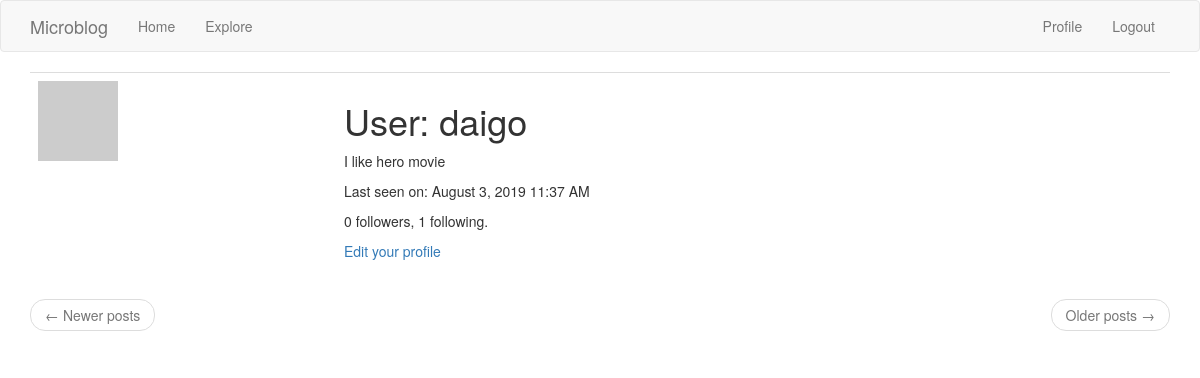
The app's page /user/daigo (signed in), older data.
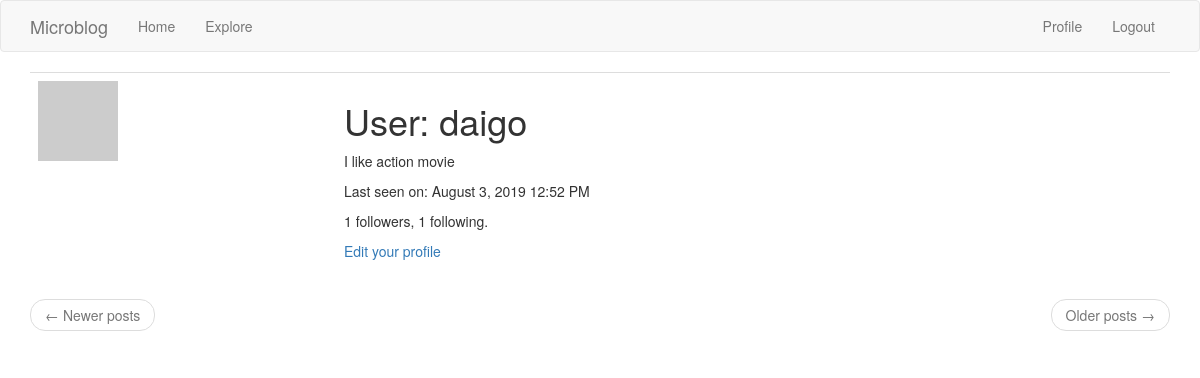
The same page, newer data.
### app/models.py (models this page shows, shortened)
class User(UserMixin, db.Model):
    id = db.Column(db.Integer, primary_key=True)
    username = db.Column(db.String(64), index=True, unique=True)
    email = db.Column(db.String(64), index=True, unique=True)
    password_hash = db.Column(db.String(128))
    posts = db.relationship('Post', backref='author', lazy='dynamic')
    about_me = db.Column(db.String(140))
    last_seen = db.Column(db.DateTime, default=datetime.utcnow)
    followed = db.relationship(
        'User', secondary=followers,
        primaryjoin=(followers.c.follower_id == id),
        secondaryjoin=(followers.c.followed_id == id),
        backref=db.backref('followers', lazy='dynamic'),
        lazy='dynamic')
    def avatar(self, size):
        digest = md5(self.email.lower().encode('utf-8')).hexdigest()
        return 'https://www.gravatar.com/avatar/{}?d=identicon&s={}'.format(
            digest, size)

### app/routes.py (the view)
@app.route('/user/<username>')
@login_required
def user(username):
    user = User.query.filter_by(username=username).first_or_404()
    page = request.args.get('page', 1, type=int)
    posts = user.posts.order_by(Post.timestamp.desc()).paginate(
        page, app.config['POST_PER_PAGE'], False)
    next_url = url_for('user', username=user.username, page=posts.next_num) \
        if posts.has_next else None
    prev_url = url_for('user', username=user.username, page=posts.prev_num) \
        if posts.has_prev else None
    return render_template('user.html', user=user, posts=posts.items,
                           next_url=next_url, prev_url=prev_url)

### app/models.py (called while the page is built)
@login.user_loader
def load_user(id):
    return User.query.get(int(id))

### app/routes.py (called while the page is built)
@app.before_request
def before_request():
    if current_user.is_authenticated:
        current_user.last_seen = datetime.utcnow()
        db.session.commit()

### app/templates/user.html
{% extends "base.html" %}
{% block app_content %}
<table class="table table-hover">
    <tr>
	<td><img src="{{ user.avatar(128) }}"></td>
	<td>
	    <h1>User: {{ user.username }}</h1>
	    {% if user.about_me  %}<p>{{ user.about_me }}</p>{% endif %}
	    {% if user.last_seen %}
	    <p>Last seen on: {{ moment(user.last_seen).format('LLL') }}</p>
	    {% endif %}
	    <p>{{ user.followers.count() }} followers, {{ user.followed.count() }} following.</p>
	    {% if user == current_user %}
	    <p><a href="{{ url_for('edit_profile') }}">Edit your profile</a></p>
	    {% elif not current_user.is_following(user) %}
	    <p><a href="{{ url_for('follow', username=user.username) }}">Follow</a></p>
	    {% else %}
	    <p><a href="{{ url_for('unfollow', username=user.username) }}">Unfollow</a> </p>
	    {% endif %}
	</td>
    </tr>
</table>
<nav aria-label="...">
    <ul class="pager">
	<li class="previous{% if not prev_url %} disabled{% endif %}">
	    <a href="{{ prev_url or '#' }}">
		<span aria-hidden="'true">&larr;</span> Newer posts
	    </a>
	</li>
	<li class="next{% if not next_url %} disabled{% endif %}">
	    <a href="{{ next_url or '#' }}">
		Older posts <span aria-hidden="true">&rarr;</span>
	    </a>
	</li>
    </ul>
</nav>
{% endblock %}

Row changes from the older to the newer data that the page shows:
changed User "daigo": about_me "I like hero movie" → "I like action movie"; last_seen "August 3, 2019 11:37 AM" → "August 3, 2019 12:52 PM"
Text that changed along with them:
{{ user.followers.count() }}: "0" → "1"
